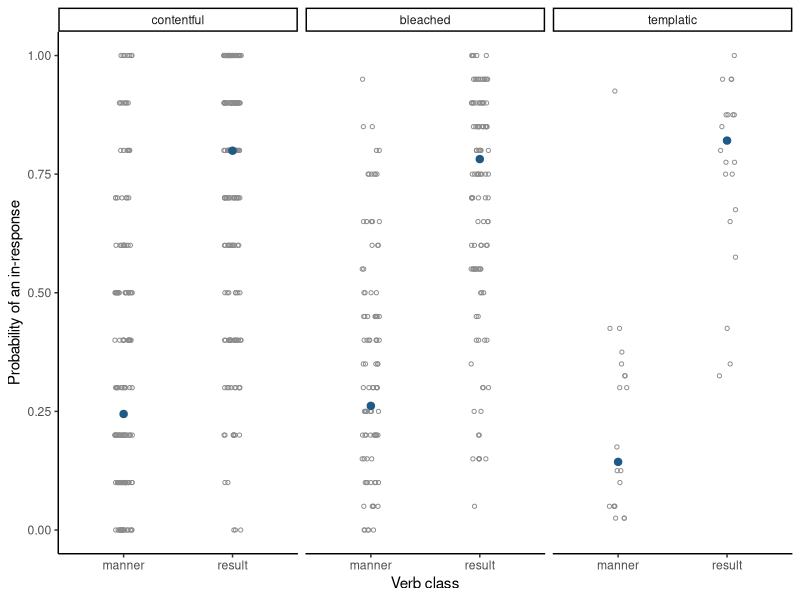
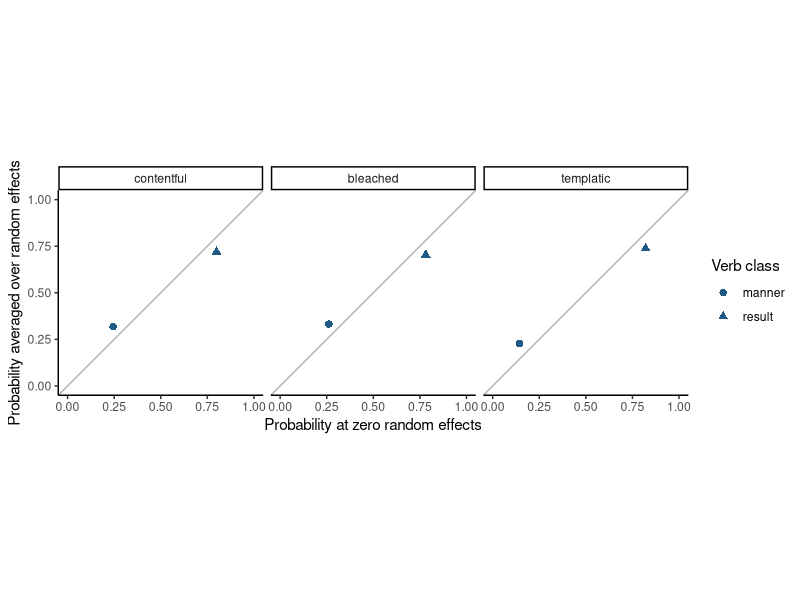

Reproduce these figures in R, in order.
## ---- chunk 1
#| label: fit-supertelicity-glmm
library(lme4)
library(ggplot2)

supertelicity <- read.csv("data/supertelicity/supertelicity-cloze.csv")
supertelicity$participant_id <- factor(supertelicity$participant_id)
supertelicity$verb <- factor(supertelicity$verb)
supertelicity$sentence_id <- factor(supertelicity$sentence_id)
supertelicity$verb_type <- factor(
  supertelicity$verb_type,
  levels = c("manner", "result")
)
supertelicity$contentfulness <- factor(
  supertelicity$contentfulness,
  levels = c("contentful", "bleached", "templatic")
)

contrasts(supertelicity$verb_type) <- contr.sum(2)
contrasts(supertelicity$contentfulness) <- contr.sum(3)

fit <- glmer(
  prep_in ~ verb_type * contentfulness +
    (1 | participant_id) +
    (1 | verb) +
    (1 | sentence_id),
  data = supertelicity,
  family = binomial(link = "logit"),
  nAGQ = 1L,
  control = glmerControl(
    optimizer = "bobyqa",
    optCtrl = list(maxfun = 200000L)
  )
)

data_summary <- c(
  trials = nrow(supertelicity),
  participant_identifiers = nlevels(supertelicity$participant_id),
  verbs = nlevels(supertelicity$verb),
  sentences = nlevels(supertelicity$sentence_id),
  in_responses = sum(supertelicity$prep_in),
  for_responses = sum(1L - supertelicity$prep_in)
)
data_summary
## ---- chunk 2
#| label: plot-supertelicity-glmm
sentence_proportions <- aggregate(
  prep_in ~ verb_type + contentfulness + sentence_id,
  data = supertelicity,
  FUN = mean
)

prediction_grid <- expand.grid(
  verb_type = factor(
    c("manner", "result"),
    levels = levels(supertelicity$verb_type)
  ),
  contentfulness = factor(
    c("contentful", "bleached", "templatic"),
    levels = levels(supertelicity$contentfulness)
  )
)
prediction_grid$conditional_probability <- predict(
  fit,
  newdata = prediction_grid,
  type = "response",
  re.form = NA
)

ggplot(
  sentence_proportions,
  aes(x = verb_type, y = prep_in)
) +
  geom_jitter(
    width = 0.08,
    height = 0,
    shape = 1,
    size = 1.1,
    color = "grey55"
  ) +
  geom_point(
    data = prediction_grid,
    aes(y = conditional_probability),
    color = "#1F5A85",
    size = 2.2
  ) +
  facet_wrap(~contentfulness) +
  scale_y_continuous(limits = c(0, 1)) +
  labs(x = "Verb class", y = "Probability of an in-response") +
  theme_classic()
## ---- chunk 3
#| label: supertelicity-verb-contrast
result_minus_manner_log_odds <- -2 * fixef(fit)[["verb_type1"]]
c(
  result_minus_manner_log_odds = result_minus_manner_log_odds,
  result_minus_manner_odds_ratio = exp(result_minus_manner_log_odds)
)
## ---- chunk 4
#| label: plot-supertelicity-marginal
variance_components <- as.data.frame(VarCorr(fit))
total_random_variance <- sum(
  variance_components$vcov[is.na(variance_components$var2)]
)
population_location <- predict(
  fit,
  newdata = prediction_grid,
  type = "link",
  re.form = NA
)

prediction_grid$marginal_probability <- vapply(
  population_location,
  function(eta) {
    integrate(
      function(b) {
        plogis(eta + b) *
          dnorm(b, sd = sqrt(total_random_variance))
      },
      lower = -Inf,
      upper = Inf,
      rel.tol = 1e-10
    )$value
  },
  numeric(1)
)

ggplot(
  prediction_grid,
  aes(
    x = conditional_probability,
    y = marginal_probability,
    shape = verb_type
  )
) +
  geom_abline(slope = 1, intercept = 0, color = "grey70") +
  geom_point(color = "#1F5A85", size = 2.2) +
  facet_wrap(~contentfulness) +
  coord_equal(xlim = c(0, 1), ylim = c(0, 1)) +
  labs(
    x = "Probability at zero random effects",
    y = "Probability averaged over random effects",
    shape = "Verb class"
  ) +
  theme_classic()
